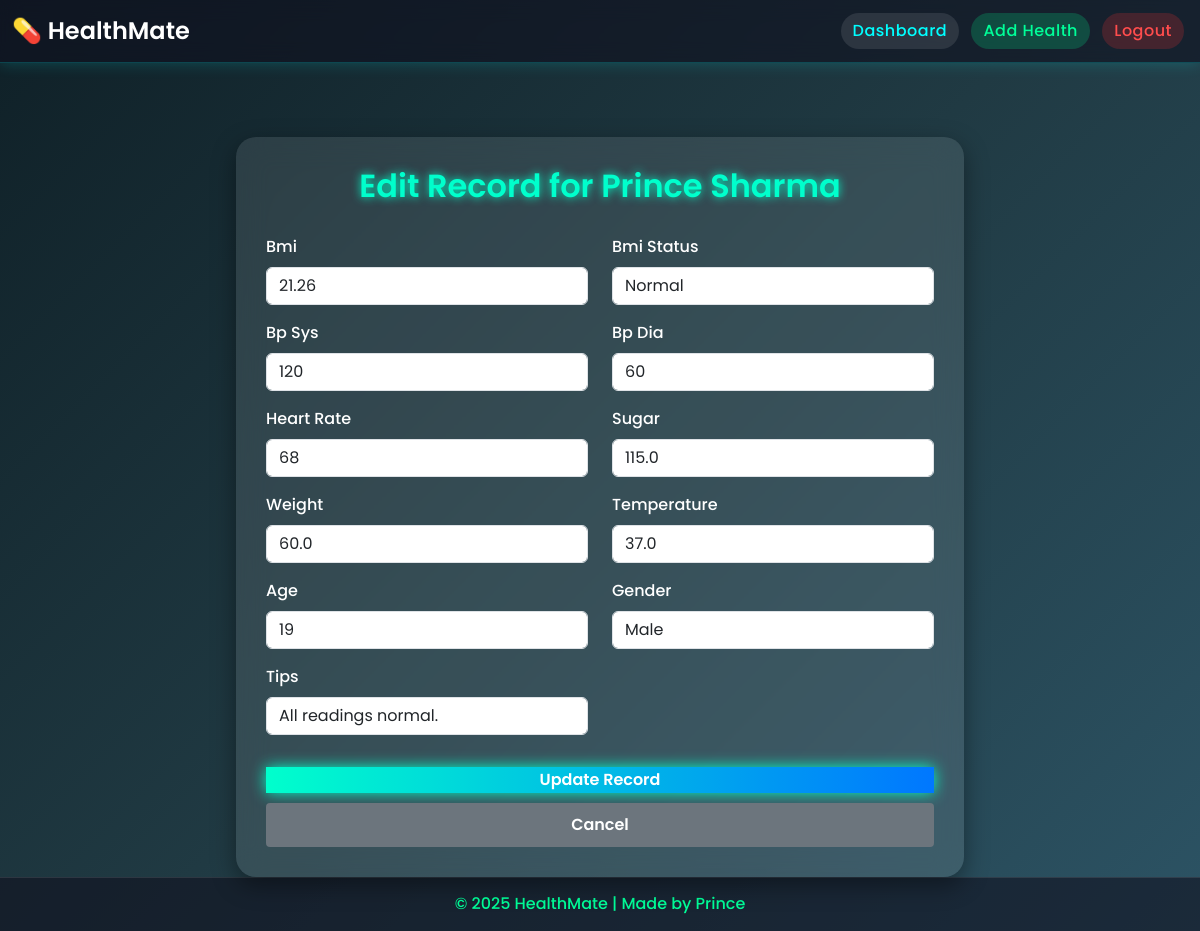
Page /admin/edit_record/2 (signed in) on the committed database.
### app.py (models this page shows)
class User(db.Model, UserMixin):
    id = db.Column(db.Integer, primary_key=True)
    name = db.Column(db.String(100), nullable=False)
    email = db.Column(db.String(100), unique=True, nullable=False)
    password = db.Column(db.String(200), nullable=False)
    is_admin = db.Column(db.Boolean, default=False)
    health_records = db.relationship('HealthRecord', backref='user', lazy=True)
    mental_health_records = db.relationship('MentalHealthRecord', backref='user', lazy=True)

class HealthRecord(db.Model):
    id = db.Column(db.Integer, primary_key=True)
    user_id = db.Column(db.Integer, db.ForeignKey('user.id'))
    date = db.Column(db.DateTime, default=datetime.utcnow)
    bmi = db.Column(db.Float)
    bmi_status = db.Column(db.String(50))
    bp_sys = db.Column(db.Integer)
    bp_dia = db.Column(db.Integer)
    heart_rate = db.Column(db.Integer)
    sugar = db.Column(db.Float)
    weight = db.Column(db.Float)
    age = db.Column(db.Integer)
    gender = db.Column(db.String(10))
    temperature = db.Column(db.Float)
    tips = db.Column(db.String(500))

### app.py (the view, shortened to what this page needs)
@app.route('/admin/edit_record/<int:record_id>', methods=['GET', 'POST'])
@login_required
def edit_health_record(record_id):
    if not current_user.is_admin:
        abort(403)
    record = HealthRecord.query.get_or_404(record_id)
    return render_template('edit_record.html', record=record)

### app.py (called while the page is built)
@login_manager.user_loader
def load_user(user_id):
    return User.query.get(int(user_id))

### templates/edit_record.html (shortened to what this page needs)
{% extends "base.html" %}
{% block content %}
<div class="container">
  <div class="col-md-8 offset-md-2 health-card">
    <h2>Edit Record for {{ record.user.name }}</h2>
    <form method="POST">
      <div class="row">
        {% for field in ['bmi', 'bmi_status', 'bp_sys', 'bp_dia', 'heart_rate', 'sugar', 'weight', 'temperature', 'age', 'gender', 'tips'] %}
          <div class="mb-3 col-md-6">
            <label class="form-label text-capitalize" for="{{ field }}">{{ field.replace('_', ' ') }}</label>
            <input
              type="text"
              class="form-control"
              id="{{ field }}"
              name="{{ field }}"
              value="{{ record[field] if record[field] is not none else '' }}"
              required
            />
          </div>
        {% endfor %}
      </div>
      <button type="submit" class="btn-glow w-100 mt-3">Update Record</button>
      <a href="{{ url_for('admin_dashboard') }}" class="btn-secondary">Cancel</a>
    </form>
  </div>
</div>
{% endblock %}

### templates/base.html (style rules this page uses)
body { font-family: 'Poppins', sans-serif; background: radial-gradient(circle at top left, #0d0d0d, #090a1a, #0b0c25); color: #fff; min-height: 100vh; margin: 0; display: flex; flex-direction: column; overflow-x: hidden; }
.container { animation: fadeIn 1.2s ease; flex: 1 0 auto; }

### templates/edit_record.html (style rules this page uses)
body { background: linear-gradient(135deg, #0f2027, #203a43, #2c5364); color: white; font-family: 'Poppins', sans-serif; min-height: 100vh; }
.health-card { background: rgba(255, 255, 255, 0.1); backdrop-filter: blur(15px); border-radius: 20px; box-shadow: 0 8px 25px rgba(0, 0, 0, 0.4); padding: 30px; margin-top: 50px; animation: fadeIn 1s ease-in-out; }
h2 { text-align: center; font-weight: 600; color: #00ffcc; text-shadow: 0px 0px 10px #00ffcc; margin-bottom: 30px; }
label { font-weight: 500; }
input { background: rgba(255, 255, 255, 0.2); border: none; color: white; }
.btn-glow { background: linear-gradient(90deg, #00ffcc, #0077ff); border: none; color: white; font-weight: 600; box-shadow: 0px 0px 15px #00ffcc; transition: 0.3s; }
a.btn-secondary { display: inline-block; width: 100%; text-align: center; padding: 10px 0; font-weight: 600; border-radius: 4px; text-decoration: none; background-color: #6c757d; color: white; margin-top: 10px; transition: background-color 0.3s; }

### rows in the picture
User: user.name "Prince Sharma"
HealthRecord: bmi "21.26" "Normal" "120" "60" "68" "115.0" "60.0" "37.0" "19" "Male" "All readings normal."

### other values in the picture
{{ field.replace('_', ' ') }} "Bmi" "Bmi Status" "Bp Sys" "Bp Dia" "Heart Rate" "Sugar" "Weight" "Temperature" "Age" "Gender" "Tips"
